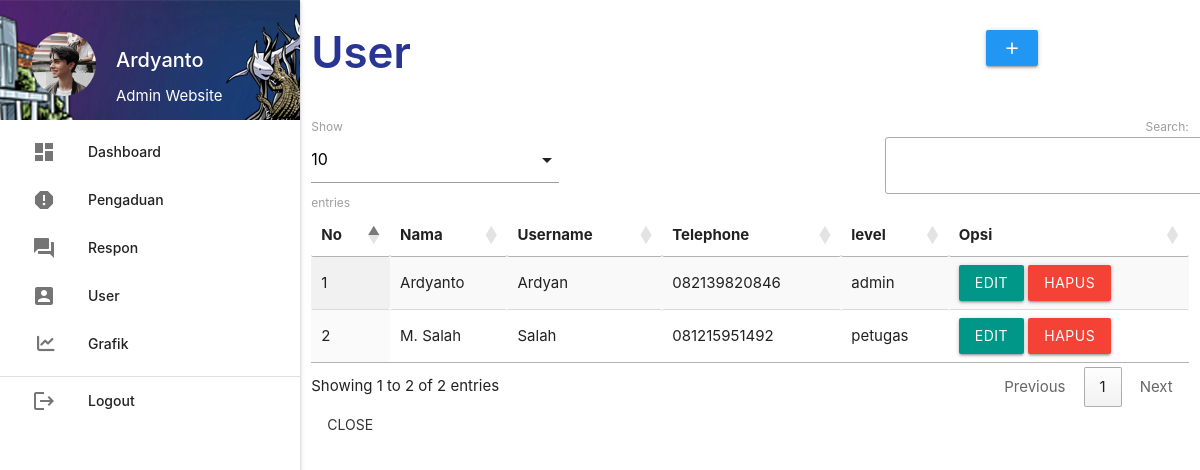
Screenshot of /pengaduan_masyarakat/admin/index.php?p=user (signed in) with the database file from the repository.
### tables this page shows
CREATE TABLE `petugas` (
  `id_petugas` int(5) NOT NULL,
  `nama_petugas` varchar(30) NOT NULL,
  `username` varchar(30) NOT NULL,
  `password` varchar(255) NOT NULL,
  `telp_petugas` varchar(13) NOT NULL,
  `level` enum('admin','petugas') NOT NULL
);

### pengaduan_masyarakat/admin/user.php (the view)
     <div class="row">
       <div class="col s12 m9">
         <h3 style="color: #283593; font-weight: 600;">User</h3>
       </div>
       <div class="col s12 m3">
         <div class="section"></div>
         <a class="waves-effect waves-light btn modal-trigger blue" href="tambahUser.php"><i class="material-icons">add</i></a>
       </div>
     </div>
     <table id="example" class="display responsive-table" style="width:100%">
       <thead>
           <tr>
	<th>No</th>
	<th>Nama</th>
	<th>Username</th>
	<th>Telephone</th>
	<th>level</th>
	<th>Opsi</th>
           </tr>
       </thead>
       <tbody>
 <?php
$no = 1;
$tampil = mysqli_query($koneksi, "SELECT * FROM petugas ORDER BY nama_petugas ASC");
while ($r = mysqli_fetch_assoc($tampil)) {
?>
 			<tr>
     			<td><?php echo $no++; ?></td>
     			<td><?php echo $r['nama_petugas']; ?></td>
     			<td><?php echo $r['username']; ?></td>
     			<td><?php echo $r['telp_petugas']; ?></td>
     			<td><?php echo $r['level']; ?></td>
     			<td>
         			<a class="btn teal modal-trigger" href="editUser.php?id_petugas=<?php echo $r['id_petugas']; ?>">Edit</a>
         			<a class="red btn" onclick="return confirm('Anda Yakin Ingin Menghapus Y/N')" href="index.php?p=user_hapus&id_petugas=<?php echo $r['id_petugas']; ?>">Hapus</a>
     			</td>
 			</tr>
<?php
}
?>
     </tbody>
     </table>
       <div class="modal-footer">
         <a href="#!" class="modal-close waves-effect waves-green btn-flat">Close</a>
       </div>
     </div>

### rows the page displays
petugas: nama_petugas "Ardyanto", username "Ardyan", telp_petugas "082139820846", level "admin"
petugas: nama_petugas "M. Salah", username "Salah", telp_petugas "081215951492", level "petugas"

### other values shown
$_SESSION['data']['nama_petugas'] "Ardyanto"
